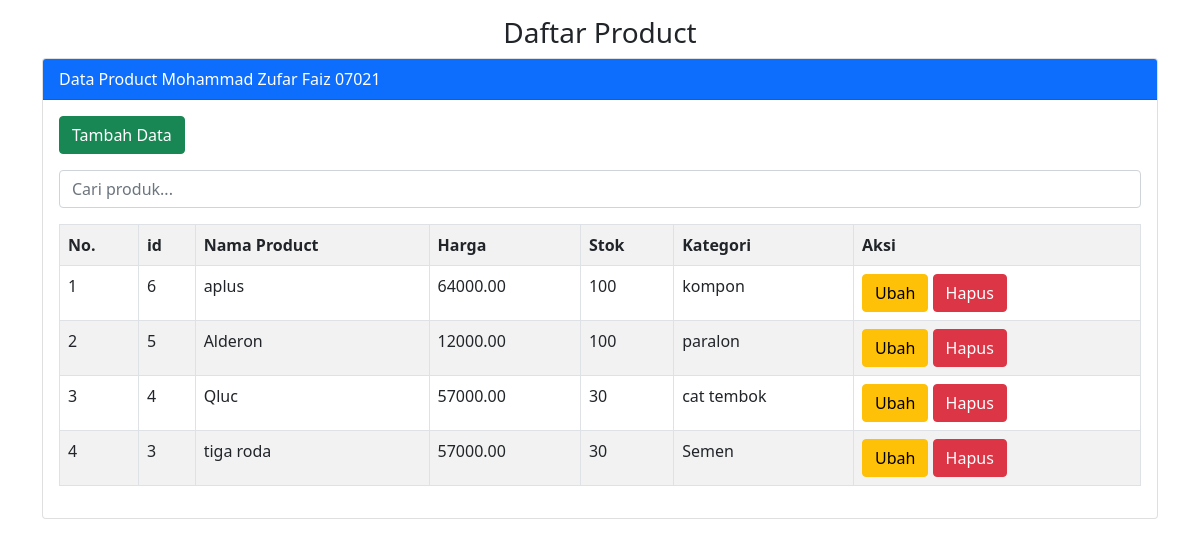
Screenshot of /index07021.php with the database file from the repository.
### tables this page shows
CREATE TABLE `product` (
  `id` int(11) NOT NULL,
  `nama_produk` varchar(100) DEFAULT NULL,
  `harga` decimal(10,2) DEFAULT NULL,
  `stok` int(11) DEFAULT NULL,
  `kategori` varchar(100) DEFAULT NULL
);

### index07021.php (the view, shortened to what this page needs)
<?php
include "config07021.php";
?>
<!doctype html>
<html lang="en">
  <head>
    <link href="https://cdn.jsdelivr.net/npm/bootstrap@5.0.2/dist/css/bootstrap.min.css" rel="stylesheet">
  </head>
  <body>
<div class="container">
    <div class="mt-3">
      <h3 class="text-center">Daftar Product</h3>
    </div>
    <div class="card">
      <div class="card-header bg-primary text-white">
        Data Product Mohammad Zufar Faiz 07021
      </div>
      <div class="card-body">
      <button type="button" class="btn btn-success mb-3" data-bs-toggle="modal" data-bs-target="#modaltambah">
        Tambah Data
      </button>
      <div class="mb-3">
        <input type="text" id="search" class="form-control" placeholder="Cari produk...">
      </div>
      <div id="tabel-data">
        <table class="table table-bordered table-striped table-hover">
          <tr>
            <th>No.</th>
            <th>id</th>
            <th>Nama Product</th>
            <th>Harga</th>
            <th>Stok</th>
            <th>Kategori</th>
            <th>Aksi</th>
          </tr>
          <?php
            $no = 1;
            $tampil = mysqli_query($conn, "SELECT * FROM product ORDER BY id DESC");
            while($data = mysqli_fetch_array($tampil)):
          ?>
          <tr>
            <td><?= $no++ ?></td>
            <td><?= $data['id']?></td>
            <td><?= $data['nama_produk']?></td>
            <td><?= $data['harga']?></td>
            <td><?= $data['stok']?></td>
            <td><?= $data['kategori']?></td>
            <td>
              <a href="update07021.php?id=<?= $data['id'] ?>" class="btn btn-warning">Ubah</a>
              <a href="delete07021.php?id=<?= $data['id'] ?>" class="btn btn-danger" onclick="return confirm('Yakin ingin menghapus data ini?')">Hapus</a>
            </td>
          </tr>
          <?php endwhile; ?>
        </table>
      </div>
    </div>
  </div>
</div>
</body>
</html>

### rows the page displays
product: id "6", nama_produk "aplus", harga "64000.00", stok "100", kategori "kompon"
product: id "5", nama_produk "Alderon", harga "12000.00", stok "100", kategori "paralon"
product: id "4", nama_produk "Qluc", harga "57000.00", stok "30", kategori "cat tembok"
product: id "3", nama_produk "tiga roda", harga "57000.00", stok "30", kategori "Semen"
